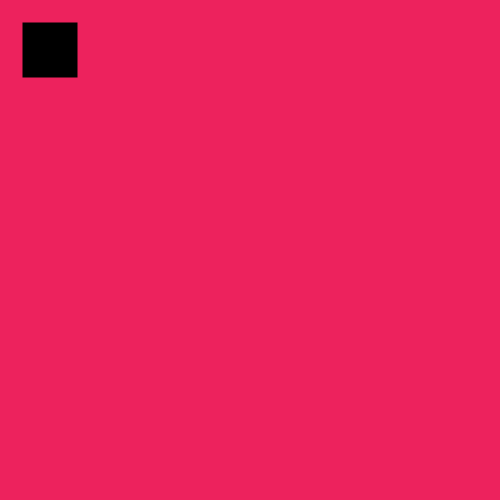
Frame 1 (no input)
Frame 60 (no input): identical to frame 1, image omitted
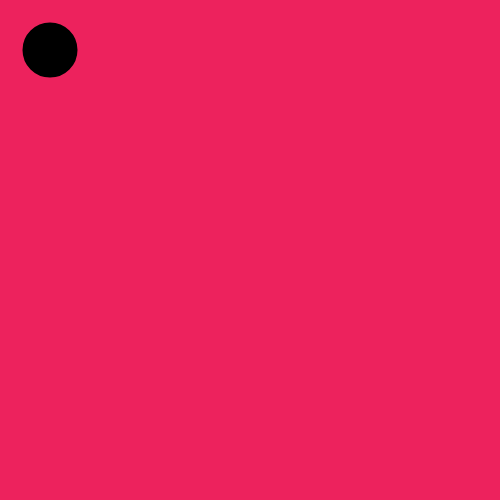
Frame 120 (the mouse pressed at the canvas centre since frame 60)

The p5.js sketch that drew these frames (run headless with seeded random() and noise() and a simulated clock; from frame 60 on, the mouse is pressed at the canvas centre):

// p5.js sketch
// ── sketch.js
/**
 * Yourfirstand Lastname
 * IGME-101: Assignment Name, m/d/19
 * Summarization of sketch activity
 */

"use strict"; //catch some common coding errors


/**
 * setup :
 */
function setup() {
   createCanvas(500, 500);
   background("Blue");
   frameRate(30);
   strokeWeight(5);
}

/**
 * draw :
 */

/*
function draw() {
   // Always draw a point
   point(mouseX, mouseY);
   // If mouse near edge, draw shape  
   // in middle:// ...circles for the left
   if (mouseX < 10) {
      ellipse (width/2, mouseY, 20, 20);
   }
   // ...squares for the right
   if (mouseX >= width - 10) {
      rect (width/2, mouseY, 20, 20);
   }
}
*/


function draw() {
   background(237, 34, 93);
   fill(0);
   if (mouseIsPressed) {
      ellipse(50, 50, 50, 50);
   } else {
      rect(25, 25, 50, 50);
   }
   console.log(mouseIsPressed);
} // You could do similar with keyIsPressed
